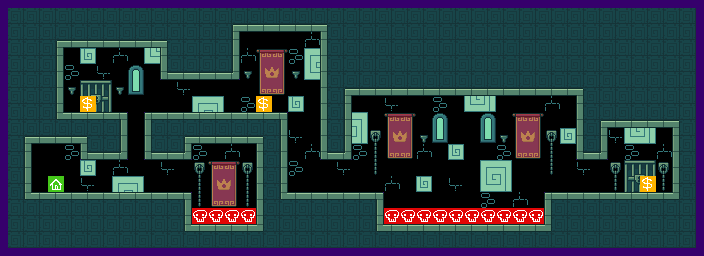

Tiled map render using the project's own tile images. Description and the whole map definition, tile-layer contents included, below:
An orthogonal 44x16 tile map with 16x16 px tiles, 4 tile layers (layer_decoration, layer_logic, layer_walls_physics, layer_walls_visual), 3 tilesets.

<map version="1.10" tiledversion="1.12.1" orientation="orthogonal" renderorder="right-down" width="44" height="16" tilewidth="16" tileheight="16" infinite="0" nextlayerid="39" nextobjectid="11">
 <editorsettings>
  <export target="level6.json" format="json" />
 </editorsettings>
 <tileset firstgid="1" source="../tilesets/castle_decor.tsx" />
 <tileset firstgid="25" source="../tilesets/colliders.tsx" />
 <tileset firstgid="57" source="../tilesets/castle_walls.tsx" />
 <layer id="34" name="layer_decoration" width="44" height="16">
  <data encoding="csv">
0,0,0,0,0,0,0,0,0,0,0,0,0,0,0,0,0,0,0,0,0,0,0,0,0,0,0,0,0,0,0,0,0,0,0,0,0,0,0,0,0,0,0,0,
0,0,0,0,0,0,0,0,0,0,0,0,0,0,0,0,0,0,0,0,0,0,0,0,0,0,0,0,0,0,0,0,0,0,0,0,0,0,0,0,0,0,0,0,
0,0,0,0,0,0,0,0,0,16,17,0,0,0,0,0,0,0,0,20,0,0,0,0,0,0,0,0,0,0,0,0,0,0,0,0,0,0,0,0,0,0,0,0,
0,0,0,0,0,24,0,20,0,22,23,0,0,0,0,20,2,3,19,16,17,0,0,0,0,0,0,0,0,0,0,0,0,0,0,0,0,0,0,0,0,0,0,0,
0,0,0,0,19,0,21,0,1,0,0,0,0,0,0,13,8,9,13,22,23,0,0,0,0,0,0,0,0,0,0,0,0,0,0,0,0,0,0,0,0,0,0,0,
0,0,0,0,13,4,5,13,7,0,0,21,0,0,0,0,14,15,0,0,0,0,0,0,0,0,0,0,0,16,17,0,0,0,0,0,0,0,0,0,0,0,0,0,
0,0,0,0,0,10,11,0,0,0,0,0,16,17,0,19,0,0,24,0,0,0,0,0,21,0,0,19,0,22,23,0,0,0,20,0,0,0,0,0,0,0,0,0,
0,0,0,0,0,0,0,0,0,0,0,0,22,23,0,0,0,0,0,0,0,16,17,0,2,3,0,1,0,0,1,0,2,3,0,0,0,0,0,16,17,0,0,0,
0,0,21,0,0,0,0,0,0,0,0,0,0,0,0,0,0,0,21,0,0,22,23,6,8,9,13,7,0,0,7,13,8,9,6,24,0,0,21,22,23,0,0,0,
0,0,0,0,19,0,0,0,0,0,0,0,19,0,20,0,0,0,0,20,0,0,19,12,14,15,20,0,24,0,0,19,14,15,12,0,0,0,0,19,0,20,0,0,
0,0,0,0,0,24,0,20,0,0,21,0,6,2,3,6,0,0,19,0,0,21,0,18,0,0,0,0,0,0,16,17,0,0,18,0,21,0,6,4,5,6,0,0,
0,0,0,0,0,21,0,16,17,0,0,0,12,8,9,12,0,0,0,0,0,0,0,0,20,0,24,0,21,0,22,23,0,0,0,0,0,0,18,10,11,18,0,0,
0,0,0,0,0,0,22,22,23,0,0,0,18,14,15,18,0,0,0,0,0,0,0,0,0,0,0,0,0,0,19,0,20,0,0,0,0,0,0,0,0,0,0,0,
0,0,0,0,0,0,0,0,0,0,0,0,0,21,0,0,0,0,0,0,0,0,0,0,0,0,0,0,0,0,0,0,0,0,0,0,0,0,0,0,0,0,0,0,
0,0,0,0,0,0,0,0,0,0,0,0,0,0,0,0,0,0,0,0,0,0,0,0,0,0,0,0,0,0,0,0,0,0,0,0,0,0,0,0,0,0,0,0,
0,0,0,0,0,0,0,0,0,0,0,0,0,0,0,0,0,0,0,0,0,0,0,0,0,0,0,0,0,0,0,0,0,0,0,0,0,0,0,0,0,0,0,0
</data>
 </layer>
 <layer id="16" name="layer_logic" width="44" height="16">
  <data encoding="csv">
0,0,0,0,0,0,0,0,0,0,0,0,0,0,0,0,0,0,0,0,0,0,0,0,0,0,0,0,0,0,0,0,0,0,0,0,0,0,0,0,0,0,0,0,
0,0,0,0,0,0,0,0,0,0,0,0,0,0,0,0,0,0,0,0,0,0,0,0,0,0,0,0,0,0,0,0,0,0,0,0,0,0,0,0,0,0,0,0,
0,0,0,0,0,0,0,0,0,0,0,0,0,0,0,0,0,0,0,0,0,0,0,0,0,0,0,0,0,0,0,0,0,0,0,0,0,0,0,0,0,0,0,0,
0,0,0,0,0,0,0,0,0,0,0,0,0,0,0,0,0,0,0,0,0,0,0,0,0,0,0,0,0,0,0,0,0,0,0,0,0,0,0,0,0,0,0,0,
0,0,0,0,0,0,0,0,0,0,0,0,0,0,0,0,0,0,0,0,0,0,0,0,0,0,0,0,0,0,0,0,0,0,0,0,0,0,0,0,0,0,0,0,
0,0,0,0,0,0,0,0,0,0,0,0,0,0,0,0,0,0,0,0,0,0,0,0,0,0,0,0,0,0,0,0,0,0,0,0,0,0,0,0,0,0,0,0,
0,0,0,0,0,26,0,0,0,0,0,0,0,0,0,0,26,0,0,0,28,0,0,0,0,0,0,0,0,0,0,0,0,0,0,0,0,0,0,0,0,0,0,0,
0,0,0,0,0,0,0,0,0,0,0,0,28,0,0,0,0,0,0,0,0,0,0,0,0,0,0,0,0,0,0,0,0,0,0,0,0,0,0,0,0,0,0,0,
0,0,0,0,0,0,0,0,0,0,0,0,0,0,0,0,0,0,0,0,0,0,0,0,0,0,0,0,0,0,0,0,0,0,0,0,0,0,0,0,0,0,0,0,
0,0,0,0,0,0,0,0,0,0,0,0,0,0,0,0,0,0,0,0,0,0,0,0,0,0,0,0,0,0,0,0,0,0,0,0,0,0,0,0,0,0,0,0,
0,0,0,0,0,0,0,0,0,0,0,0,0,0,0,0,0,0,0,0,0,0,0,0,0,0,0,0,0,0,0,0,0,0,0,0,0,0,0,0,0,0,0,0,
0,0,0,25,0,0,0,0,0,0,0,0,0,0,0,0,0,0,0,0,0,0,0,0,0,0,0,0,0,0,0,0,0,0,0,0,0,0,0,0,26,0,0,0,
0,0,0,0,0,0,0,0,0,0,0,0,0,0,0,0,0,0,0,0,0,0,0,0,0,0,0,0,0,0,0,0,0,0,0,0,0,0,0,0,0,0,0,0,
0,0,0,0,0,0,0,0,0,0,0,0,28,28,28,28,0,0,0,0,0,0,0,0,28,28,28,28,28,28,28,28,28,28,0,0,0,0,0,0,0,0,0,0,
0,0,0,0,0,0,0,0,0,0,0,0,0,0,0,0,0,0,0,0,0,0,0,0,0,0,0,0,0,0,0,0,0,0,0,0,0,0,0,0,0,0,0,0,
0,0,0,0,0,0,0,0,0,0,0,0,0,0,0,0,0,0,0,0,0,0,0,0,0,0,0,0,0,0,0,0,0,0,0,0,0,0,0,0,0,0,0,0
</data>
 </layer>
 <layer id="1" name="layer_walls_physics" width="44" height="16">
  <data encoding="csv">
33,33,33,33,33,33,33,33,33,33,33,33,33,33,33,33,33,33,33,33,33,33,33,33,33,33,33,33,33,33,33,33,33,33,33,33,33,33,33,33,33,33,33,33,
33,33,33,33,33,33,33,33,33,33,33,33,33,33,33,33,33,33,33,33,33,33,33,33,33,33,33,33,33,33,33,33,33,33,33,33,33,33,33,33,33,33,33,33,
33,33,33,33,33,33,33,33,33,33,33,33,33,33,33,0,0,0,0,0,33,33,33,33,33,33,33,33,33,33,33,33,33,33,33,33,33,33,33,33,33,33,33,33,
33,33,33,33,0,0,0,0,0,0,33,33,33,33,33,0,0,0,0,0,33,33,33,33,33,33,33,33,33,33,33,33,33,33,33,33,33,33,33,33,33,33,33,33,
33,33,33,33,0,0,0,0,0,0,33,33,33,33,33,0,0,0,0,0,33,33,33,33,33,33,33,33,33,33,33,33,33,33,33,33,33,33,33,33,33,33,33,33,
33,33,33,33,0,0,0,0,0,0,0,0,0,0,0,0,0,0,0,0,33,33,33,33,33,33,33,33,33,33,33,33,33,33,33,33,33,33,33,33,33,33,33,33,
33,33,33,33,0,0,0,0,0,0,0,0,0,0,0,0,0,0,0,0,33,33,0,0,0,0,0,0,0,0,0,0,0,0,0,0,33,33,33,33,33,33,33,33,
33,33,33,33,33,33,33,33,0,33,33,33,33,33,33,33,33,33,0,0,33,33,0,0,0,0,0,0,0,0,0,0,0,0,0,0,33,33,33,33,33,33,33,33,
33,33,33,33,33,33,33,33,0,33,33,33,33,33,33,33,33,33,0,0,33,33,0,0,0,0,0,0,0,0,0,0,0,0,0,0,33,33,0,0,0,0,33,33,
33,33,0,0,0,33,33,33,0,33,33,33,0,0,0,0,33,33,0,0,33,33,0,0,0,0,0,0,0,0,0,0,0,0,0,0,33,33,0,0,0,0,33,33,
33,33,0,0,0,0,0,0,0,0,0,0,0,0,0,0,33,33,0,0,0,0,0,0,0,0,0,0,0,0,0,0,0,0,0,0,0,0,0,0,0,0,33,33,
33,33,0,0,0,0,0,0,0,0,0,0,0,0,0,0,33,33,0,0,0,0,0,0,0,0,0,0,0,0,0,0,0,0,0,0,0,0,0,0,0,0,33,33,
33,33,33,33,33,33,33,33,33,33,33,33,0,0,0,0,33,33,33,33,33,33,33,33,0,0,0,0,0,0,0,0,0,0,33,33,33,33,33,33,33,33,33,33,
33,33,33,33,33,33,33,33,33,33,33,33,0,0,0,0,33,33,33,33,33,33,33,33,0,0,0,0,0,0,0,0,0,0,33,33,33,33,33,33,33,33,33,33,
33,33,33,33,33,33,33,33,33,33,33,33,33,33,33,33,33,33,33,33,33,33,33,33,33,33,33,33,33,33,33,33,33,33,33,33,33,33,33,33,33,33,33,33,
33,33,33,33,33,33,33,33,33,33,33,33,33,33,33,33,33,33,33,33,33,33,33,33,33,33,33,33,33,33,33,33,33,33,33,33,33,33,33,33,33,33,33,33
</data>
 </layer>
 <layer id="35" name="layer_walls_visual" width="44" height="16">
  <data encoding="csv">
67,67,67,67,67,67,67,67,67,67,67,67,67,67,67,67,67,67,67,67,67,67,67,67,67,67,67,67,67,67,67,67,67,67,67,67,67,67,67,67,67,67,67,0,
67,67,67,67,67,67,67,67,67,67,67,67,67,67,68,74,74,74,74,75,67,67,67,67,67,67,67,67,67,67,67,67,67,67,67,67,67,67,67,67,67,67,67,0,
67,67,67,68,74,74,74,74,74,75,67,67,67,67,76,81,81,81,81,58,67,67,67,67,67,67,67,67,67,67,67,67,67,67,67,67,67,67,67,67,67,67,67,0,
67,67,67,76,81,81,81,81,81,58,67,67,67,67,76,81,81,81,81,58,67,67,67,67,67,67,67,67,67,67,67,67,67,67,67,67,67,67,67,67,67,67,67,0,
67,67,67,76,81,81,81,81,81,73,74,74,74,74,84,81,81,81,81,58,67,67,67,67,67,67,67,67,67,67,67,67,67,67,67,67,67,67,67,67,67,67,67,0,
67,67,67,76,81,81,81,81,81,81,81,81,81,81,81,81,81,81,81,58,67,68,74,74,74,74,74,74,74,74,74,74,74,74,74,75,67,67,67,67,67,67,67,0,
67,67,67,59,60,60,60,57,82,60,60,60,60,60,60,60,60,57,81,58,67,76,81,81,81,81,81,81,81,81,81,81,81,81,81,58,67,67,67,67,67,67,67,0,
67,67,67,67,67,67,67,76,58,67,67,67,67,67,67,67,67,76,81,58,67,76,81,81,81,81,81,81,81,81,81,81,81,81,81,58,67,68,74,74,74,75,67,0,
67,68,74,74,75,67,67,76,58,67,67,68,74,74,74,75,67,76,81,58,67,76,81,81,81,81,81,81,81,81,81,81,81,81,81,58,67,76,81,81,81,58,67,0,
67,76,81,81,73,74,74,84,73,74,74,84,81,81,81,58,67,76,81,73,74,84,81,81,81,81,81,81,81,81,81,81,81,81,81,73,74,84,81,81,81,58,67,0,
67,76,81,81,81,81,81,81,81,81,81,81,81,81,81,58,67,76,81,81,81,81,81,81,81,81,81,81,81,81,81,81,81,81,81,81,81,81,81,81,81,58,67,0,
67,59,60,60,60,60,60,60,60,60,60,57,81,81,81,58,67,59,60,60,60,60,60,57,81,81,81,81,81,81,81,81,81,82,60,60,60,60,60,60,60,66,67,0,
67,67,67,67,67,67,67,67,67,67,67,76,81,81,81,58,67,67,67,67,67,67,67,76,81,81,81,81,81,81,81,81,81,58,67,67,67,67,67,67,67,67,67,0,
67,67,67,67,67,67,67,67,67,67,67,59,60,60,60,66,67,67,67,67,67,67,67,59,60,60,60,60,60,60,60,60,60,66,67,67,67,67,67,67,67,67,67,0,
67,67,67,67,67,67,67,67,67,67,67,67,67,67,67,67,67,67,67,67,67,67,67,67,67,67,67,67,67,67,67,67,67,67,67,67,67,67,67,67,67,67,67,0,
0,0,0,0,0,0,0,0,0,0,0,0,0,0,0,0,0,0,0,0,0,0,0,0,0,0,0,0,0,0,0,0,0,0,0,0,0,0,0,0,0,0,0,0
</data>
 </layer>
</map>
